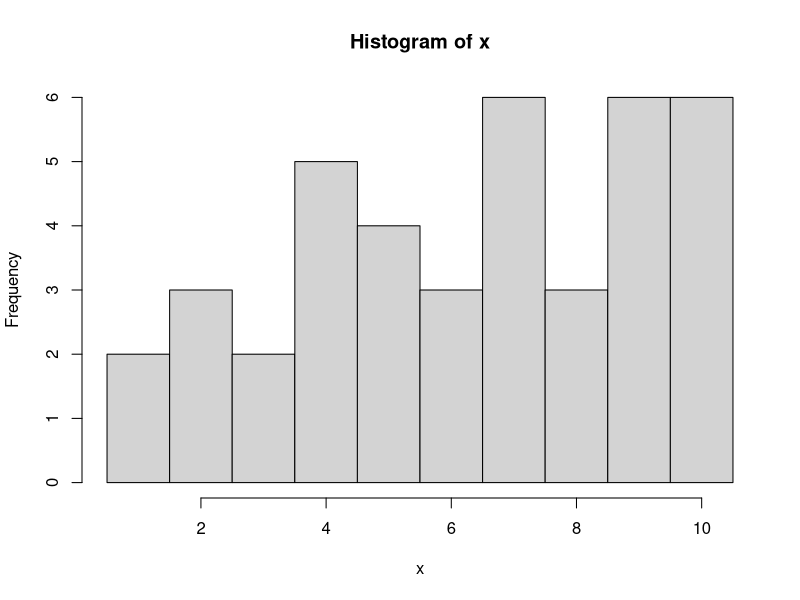
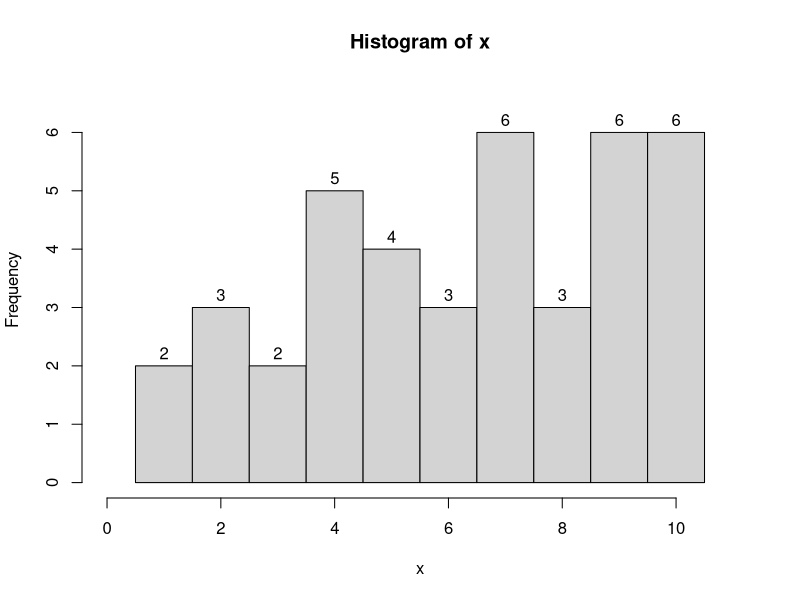

Reproduce these figures in R, in order.
## ---- chunk 1
n = sample(c(30,40,50,60,70,80,90,100),1)
i = 1:n
type = sample(1:4,1)
ns = c(6,8,10,12)[type]
x = sample(1:ns,n,T)
brks = 1:(ns+1)-0.5
myhist = hist(x,breaks=brks)
counts = myhist$counts
strdie = c("six","eight","ten","twelve")[type]

b1 = sample(brks[3:(length(brks)-1)],1)
n1 = sum(x<b1)
b2 = sample(brks[2:(length(brks)-2)],1)
n2 = sum(x>b2)
b3 = sort(sample(brks[2:(length(brks)-1)],2))
c3 = mean(b3)
r3 = (b3[2]-b3[1])/2
n3 = sum(abs(x-c3)<r3)
b4 = sort(sample(brks[2:(length(brks)-1)],2))
c4 = mean(b4)
r4 = (b4[2]-b4[1])/2
n4 = sum(abs(x-c4)>r4)

b5 = sample(brks[3:(length(brks)-1)],1)
n5 = sum(x<b5)
b6 = sample(brks[2:(length(brks)-2)],1)
n6 = sum(x>b6)
b7 = sort(sample(brks[2:(length(brks)-1)],2))
c7 = mean(b7)
r7 = (b7[2]-b7[1])/2
if(r7==round(r7)){
  wrd7 = "integer"
} else {
  wrd7 = "half-integer"
}
n7 = sum(abs(x-c7)<r7)
b8 = sort(sample(brks[2:(length(brks)-1)],2))
c8 = mean(b8)
r8 = (b8[2]-b8[1])/2
if(r8==round(r8)){
  wrd8 = "integer"
} else {
  wrd8 = "half-integer"
}
n8 = sum(abs(x-c8)>r8)
## ---- chunk 2
ylim = max(counts)*1.1
hist(x,breaks=brks,labels = TRUE,ylim=c(0,ylim),xlim=c(0,ns+1))
